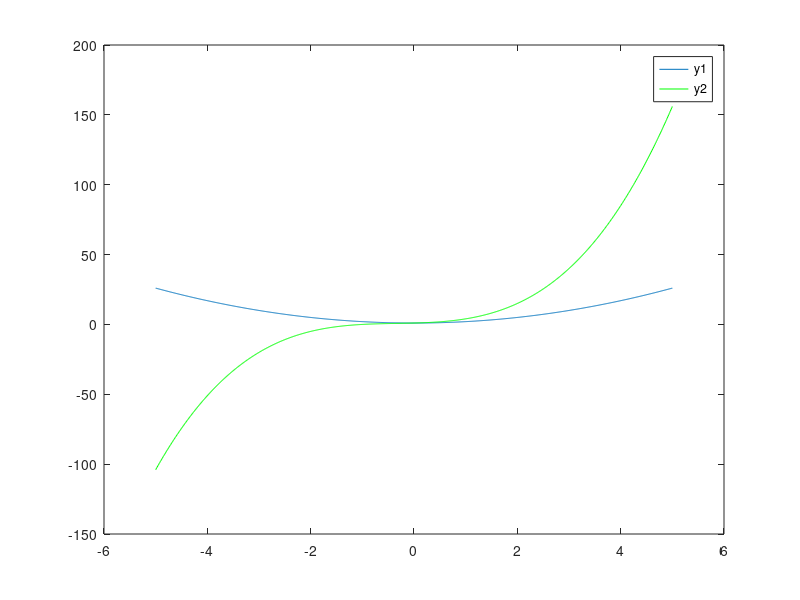

This chart was generated by the following MATLAB code: (Note: this script raises an error after producing the figure.)
X= -5:0.01:5;
y1 = X.^2+1;
y2 = X.^3+X.^2+X+1;

figure(2)
plot(X,y1);
hold on;
plot(X,y2,'g');
legend('y1', 'y2');

X= -5:0.01:5;
[rows, cols]=size(X);
Y1 = zeros(1,cols);

for i=1:cols
    [aY1, Y2] = calculate(X(i));
    Y1(i)=aY1;
    
    figure(997);
    clf;grid;plot(Y1);    
end

figure;
subplot(1,2,1);
plot(X,y1,'g');
subplot(1,2,2);
plot(Y1);



function [Y1, Y2] = calculate (x)    
    Y1 = x.^2+1;
    Y2 = x.^3+x.^2+x+1;
end
